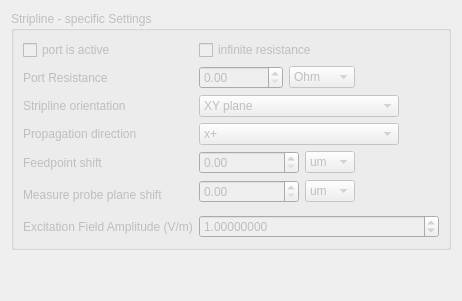
               <widget class="QWidget" name="Stripline">
                <attribute name="title">
                 <string>Stripline</string>
                </attribute>
                <layout class="QVBoxLayout" name="verticalLayout_24">
                 <item>
                  <widget class="QGroupBox" name="striplinePortSettingsGroup">
                   <property name="enabled">
                    <bool>false</bool>
                   </property>
                   <property name="title">
                    <string>Stripline - specific Settings</string>
                   </property>
                   <layout class="QGridLayout" name="gridLayout_17">
                    <item row="5" column="0" rowspan="2">
                     <widget class="QLabel" name="label_70">
                      <property name="text">
                       <string>Measure probe plane shift</string>
                      </property>
                     </widget>
                    </item>
                    <item row="1" column="0">
                     <widget class="QLabel" name="label_90">
                      <property name="text">
                       <string>Port Resistance</string>
                      </property>
                     </widget>
                    </item>
                    <item row="4" column="1">
                     <layout class="QHBoxLayout" name="horizontalLayout_28">
                      <item>
                       <widget class="QDoubleSpinBox" name="striplinePortFeedpointShiftValue">
                        <property name="minimumSize">
                         <size>
                          <width>100</width>
                          <height>0</height>
                         </size>
                        </property>
                        <property name="maximum">
                         <double>1000000.000000000000000</double>
                        </property>
                       </widget>
                      </item>
                      <item>
                       <widget class="QComboBox" name="striplinePortFeedpointShiftUnits">
                        <property name="currentIndex">
                         <number>3</number>
                        </property>
                        <item>
                         <property name="text">
                          <string>m</string>
                         </property>
                        </item>
                        <item>
                         <property name="text">
                          <string>cm</string>
                         </property>
                        </item>
                        <item>
                         <property name="text">
                          <string>mm</string>
                         </property>
                        </item>
                        <item>
                         <property name="text">
                          <string>um</string>
                         </property>
                        </item>
                        <item>
                         <property name="text">
                          <string>nm</string>
                         </property>
                        </item>
                        <item>
                         <property name="text">
                          <string>pm</string>
                         </property>
                        </item>
                       </widget>
                      </item>
                      <item>
                       <spacer name="horizontalSpacer_21">
                        <property name="orientation">
                         <enum>Qt::Orientation::Horizontal</enum>
                        </property>
                        <property name="sizeHint" stdset="0">
                         <size>
                          <width>40</width>
                          <height>20</height>
                         </size>
                        </property>
                       </spacer>
                      </item>
                     </layout>
                    </item>
                    <item row="1" column="1">
                     <layout class="QHBoxLayout" name="horizontalLayout_45">
                      <property name="leftMargin">
                       <number>0</number>
                      </property>
                      <property name="topMargin">
                       <number>0</number>
                      </property>
                      <property name="rightMargin">
                       <number>0</number>
                      </property>
                      <property name="bottomMargin">
                       <number>0</number>
                      </property>
                      <item>
                       <widget class="QDoubleSpinBox" name="striplinePortResistanceValue">
                        <property name="maximum">
                         <double>10000000000.000000000000000</double>
                        </property>
                       </widget>
                      </item>
                      <item>
                       <widget class="QComboBox" name="striplinePortResistanceUnits">
                        <property name="currentText">
                         <string>Ohm</string>
                        </property>
                        <item>
                         <property name="text">
                          <string>Ohm</string>
                         </property>
                        </item>
                        <item>
                         <property name="text">
                          <string>uOhm</string>
                         </property>
                        </item>
                        <item>
                         <property name="text">
                          <string>mOhm</string>
                         </property>
                        </item>
                        <item>
                         <property name="text">
                          <string>kOhm</string>
                         </property>
                        </item>
                        <item>
                         <property name="text">
                          <string>MOhm</string>
                         </property>
                        </item>
                        <item>
                         <property name="text">
                          <string>GOhm</string>
                         </property>
                        </item>
                       </widget>
                      </item>
                      <item>
                       <spacer name="horizontalSpacer_37">
                        <property name="orientation">
                         <enum>Qt::Orientation::Horizontal</enum>
                        </property>
                        <property name="sizeHint" stdset="0">
                         <size>
                          <width>40</width>
                          <height>20</height>
                         </size>
                        </property>
                       </spacer>
                      </item>
                     </layout>
                    </item>
                    <item row="3" column="0">
                     <widget class="QLabel" name="label_68">
                      <property name="text">
                       <string>Propagation direction</string>
                      </property>
                     </widget>
                    </item>
                    <item row="2" column="0">
                     <widget class="QLabel" name="label_91">
                      <property name="text">
                       <string>Stripline orientation</string>
                      </property>
                     </widget>
                    </item>
                    <item row="0" column="0">
                     <widget class="QCheckBox" name="striplinePortActive">
                      <property name="text">
                       <string>port is active</string>
                      </property>
                     </widget>
                    </item>
                    <item row="5" column="1">
                     <layout class="QHBoxLayout" name="horizontalLayout_29">
                      <item>
                       <widget class="QDoubleSpinBox" name="striplinePortMeasureShiftValue">
                        <property name="minimumSize">
                         <size>
                          <width>100</width>
                          <height>0</height>
                         </size>
                        </property>
                        <property name="maximum">
                         <double>1000000.000000000000000</double>
                        </property>
                       </widget>
                      </item>
                      <item>
                       <widget class="QComboBox" name="striplinePortMeasureShiftUnits">
                        <property name="currentIndex">
                         <number>3</number>
                        </property>
                        <item>
                         <property name="text">
                          <string>m</string>
                         </property>
                        </item>
                        <item>
                         <property name="text">
                          <string>cm</string>
                         </property>
                        </item>
                        <item>
                         <property name="text">
                          <string>mm</string>
                         </property>
                        </item>
                        <item>
                         <property name="text">
                          <string>um</string>
                         </property>
                        </item>
                        <item>
                         <property name="text">
                          <string>nm</string>
                         </property>
                        </item>
                        <item>
                         <property name="text">
                          <string>pm</string>
                         </property>
                        </item>
                       </widget>
                      </item>
                      <item>
                       <spacer name="horizontalSpacer_23">
                        <property name="orientation">
                         <enum>Qt::Orientation::Horizontal</enum>
                        </property>
                        <property name="sizeHint" stdset="0">
                         <size>
                          <width>40</width>
                          <height>20</height>
                         </size>
                        </property>
                       </spacer>
                      </item>
                     </layout>
                    </item>
                    <item row="2" column="1">
                     <layout class="QHBoxLayout" name="horizontalLayout_46">
                      <item>
                       <widget class="QComboBox" name="striplinePortDirection">
                        <property name="minimumSize">
                         <size>
                          <width>200</width>
                          <height>0</height>
                         </size>
                        </property>
                        <property name="currentText">
                         <string>XY plane</string>
                        </property>
                        <item>
                         <property name="text">
                          <string>XY plane</string>
                         </property>
                        </item>
                        <item>
                         <property name="text">
                          <string>XZ plane</string>
                         </property>
                        </item>
                        <item>
                         <property name="text">
                          <string>YZ plane</string>
                         </property>
                        </item>
                       </widget>
                      </item>
                      <item>
                       <spacer name="horizontalSpacer_38">
                        <property name="orientation">
                         <enum>Qt::Orientation::Horizontal</enum>
                        </property>
                        <property name="sizeType">
                         <enum>QSizePolicy::Policy::Expanding</enum>
                        </property>
                        <property name="sizeHint" stdset="0">
                         <size>
                          <width>40</width>
                          <height>20</height>
                         </size>
                        </property>
                       </spacer>
                      </item>
                     </layout>
                    </item>
                    <item row="4" column="0">
                     <widget class="QLabel" name="label_69">
                      <property name="text">
                       <string>Feedpoint shift</string>
                      </property>
                     </widget>
                    </item>
                    <item row="3" column="1">
                     <layout class="QHBoxLayout" name="horizontalLayout_37">
                      <item>
                       <widget class="QComboBox" name="striplinePortPropagationComboBox">
                        <property name="minimumSize">
                         <size>
                          <width>200</width>
                          <height>0</height>
                         </size>
                        </property>
                        <item>
                         <property name="text">
                          <string>x+</string>
                         </property>
                        </item>
                        <item>
                         <property name="text">
                          <string>x-</string>
                         </property>
                        </item>
                        <item>
                         <property name="text">
                          <string>y+</string>
                         </property>
                        </item>
                        <item>
                         <property name="text">
                          <string>y-</string>
                         </property>
                        </item>
                        <item>
                         <property name="text">
                          <string>z+</string>
                         </property>
                        </item>
                        <item>
                         <property name="text">
                          <string>z-</string>
                         </property>
                        </item>
                       </widget>
                      </item>
                      <item>
                       <spacer name="horizontalSpacer_29">
                        <property name="orientation">
                         <enum>Qt::Orientation::Horizontal</enum>
                        </property>
                        <property name="sizeType">
                         <enum>QSizePolicy::Policy::Expanding</enum>
                        </property>
                        <property name="sizeHint" stdset="0">
                         <size>
                          <width>40</width>
                          <height>20</height>
                         </size>
                        </property>
                       </spacer>
                      </item>
                     </layout>
                    </item>
                    <item row="7" column="0">
                     <widget class="QLabel" name="label_113">
                      <property name="text">
                       <string>Excitation Field Amplitude (V/m)</string>
                      </property>
                     </widget>
                    </item>
                    <item row="0" column="1">
                     <widget class="QCheckBox" name="striplinePortInfinitResistance">
                      <property name="text">
                       <string>infinite resistance</string>
                      </property>
                     </widget>
                    </item>
                    <item row="7" column="1">
                     <widget class="QDoubleSpinBox" name="striplinePortExcitationAmplitude">
                      <property name="decimals">
                       <number>8</number>
                      </property>
                      <property name="minimum">
                       <double>-10000000000.000000000000000</double>
                      </property>
                      <property name="maximum">
                       <double>10000000000.000000000000000</double>
                      </property>
                      <property name="singleStep">
                       <double>0.100000000000000</double>
                      </property>
                      <property name="value">
                       <double>1.000000000000000</double>
                      </property>
                     </widget>
                    </item>
                   </layout>
                  </widget>
                 </item>
                 <item>
                  <spacer name="verticalSpacer_16">
                   <property name="orientation">
                    <enum>Qt::Orientation::Vertical</enum>
                   </property>
                   <property name="sizeHint" stdset="0">
                    <size>
                     <width>20</width>
                     <height>40</height>
                    </size>
                   </property>
                  </spacer>
                 </item>
                </layout>
               </widget>
